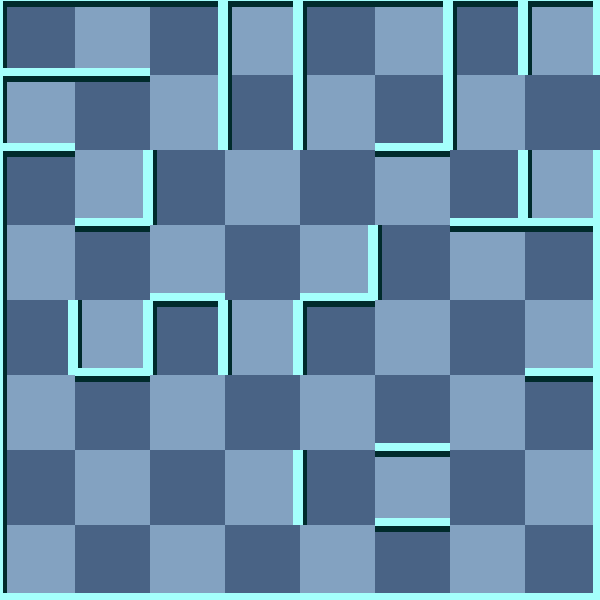

A 2D game scene composited from a Tiled map and its tileset images. What follows is a short description and the map's XML, with each tile layer's data collapsed to a summary:
An orthogonal 8x8 tile map with 75x75 px tiles, 2 tile layers (background, 块层 1) and 6 objects (Exit, RedMummy, Player, Key, Door, ...).

<map version="1.0" orientation="orthogonal" width="8" height="8" tilewidth="75" tileheight="75">
 <tileset firstgid="1" name="wall" tilewidth="75" tileheight="75">
  <image source="gfx/wall.png" width="300" height="375" />
  <tile id="0">
   <properties>
    <property name="ValOfWall" value="0" />
   </properties>
  </tile>
  <tile id="1">
   <properties>
    <property name="ValOfWall" value="1" />
   </properties>
  </tile>
  <tile id="2">
   <properties>
    <property name="ValOfWall" value="2" />
   </properties>
  </tile>
  <tile id="3">
   <properties>
    <property name="ValOfWall" value="3" />
   </properties>
  </tile>
  <tile id="4">
   <properties>
    <property name="ValOfWall" value="4" />
   </properties>
  </tile>
  <tile id="5">
   <properties>
    <property name="ValOfWall" value="5" />
   </properties>
  </tile>
  <tile id="6">
   <properties>
    <property name="ValOfWall" value="6" />
   </properties>
  </tile>
  <tile id="7">
   <properties>
    <property name="ValOfWall" value="7" />
   </properties>
  </tile>
  <tile id="8">
   <properties>
    <property name="ValOfWall" value="8" />
   </properties>
  </tile>
  <tile id="9">
   <properties>
    <property name="ValOfWall" value="9" />
   </properties>
  </tile>
  <tile id="10">
   <properties>
    <property name="ValOfWall" value="10" />
   </properties>
  </tile>
  <tile id="11">
   <properties>
    <property name="ValOfWall" value="11" />
   </properties>
  </tile>
  <tile id="12">
   <properties>
    <property name="ValOfWall" value="12" />
   </properties>
  </tile>
  <tile id="13">
   <properties>
    <property name="ValOfWall" value="13" />
   </properties>
  </tile>
  <tile id="14">
   <properties>
    <property name="ValOfWall" value="14" />
   </properties>
  </tile>
  <tile id="15">
   <properties>
    <property name="ValOfWall" value="15" />
   </properties>
  </tile>
  <tile id="18">
   <properties>
    <property name="ValOfWall" value="-1" />
   </properties>
  </tile>
 </tileset>
 <layer name="background" width="8" height="8">
  <data>[64 cells, 64 non-empty, 2 distinct tile ids]</data>
 </layer>
 <layer name="块层 1" width="8" height="8">
  <data>[64 cells, 64 non-empty, 14 distinct tile ids]</data>
 </layer>
 <objectgroup name="对象层 1" width="8" height="8">
  <object name="Exit" x="600" y="75" />
  <object name="RedMummy" x="525" y="75">
   <properties>
    <property name="value" value="21" />
   </properties>
  </object>
  <object name="Player" x="225" y="75">
   <properties>
    <property name="value" value="1" />
   </properties>
  </object>
  <object name="Key" x="150" y="75">
   <properties>
    <property name="value" value="12" />
   </properties>
  </object>
  <object name="Door" x="75" y="225">
   <properties>
    <property name="direction" value="8" />
    <property name="value" value="15" />
   </properties>
  </object>
  <object name="RedScorpion" x="75" y="300">
   <properties>
    <property name="value" value="25" />
   </properties>
  </object>
 </objectgroup>
</map>
